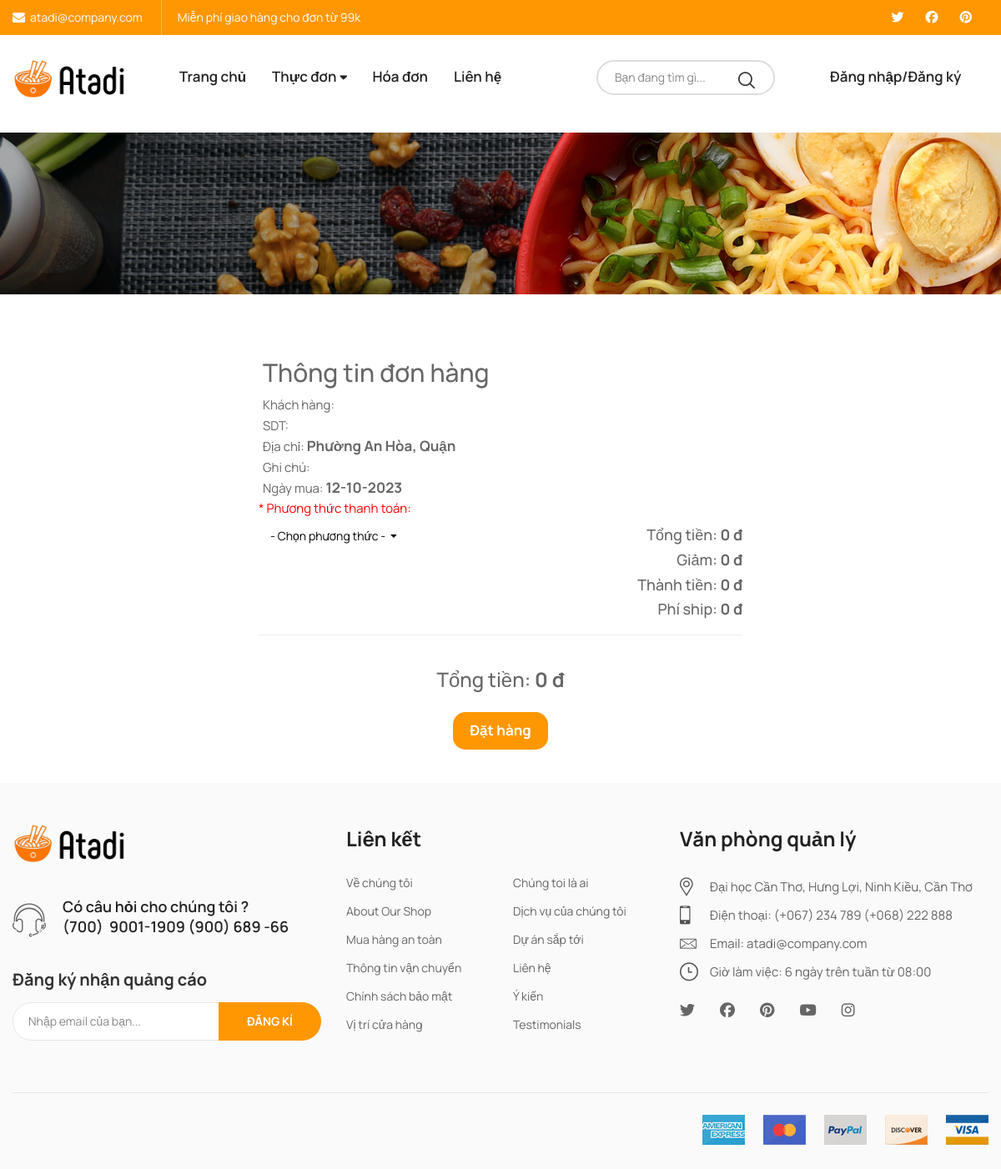
Screenshot of /thongtindonhang.php?phuong=NK3 with the database file from the repository.
### tables this page shows
CREATE TABLE `khuvuc` (
  `MAKHUVUC` varchar(20) NOT NULL,
  `TENKHUVUC` varchar(100) DEFAULT NULL,
  `PHIGIAO` int NOT NULL
);

### thongtindonhang.php (the view, shortened to what this page needs)
<!DOCTYPE html>
<html class="no-js" lang="en">
<?php
include "head.php";
include "connect.php"
?>
<body class="biolife-body">
    <?php
    include "header.php"
    ?>
    <div class="hero-section hero-background">
    </div>
    <div class="page-contain login-page">
        <div id="main-content" class="main-content">
            <div class="container">
                <form action="dathang.php" method="get">
                    <div class="row">
                        <div class="col-lg-3 col-md-3 col-sm-3 col-xs-12"></div>
                        <div class="col-lg-6 col-md-6 col-sm-6 col-xs-12">
                            <?php
                                $query = "SELECT * FROM khuvuc where MAKHUVUC = '{$_GET['phuong']}'";
                                $result = $conn->query($query);
                                $row = $result->fetch_assoc();
                                ?>
                            <div class="signin-container">
                                <h2>Thông tin đơn hàng</h2>
                                Khách hàng: <br>
                                SDT: <br>
                                Địa chỉ: <span
                                    style="font-size: 17px; font-weight: bold;"><?php echo $row['TENKHUVUC'].', Quận '.$_GET['quan']?></span><br>
                                Ghi chú: <br>
                                Ngày mua: <span
                                    style="font-size: 17px; font-weight: bold;"><?php echo date('d-m-Y') ?></span><br>
                                <div class="row" style="padding: 0 10px">
                                    <div class="col-6">
                                        <span style="color: red;">
                                            * Phương thức thanh toán:
                                        </span>
                                        <br>
                                    </div>
                                    <div class="col-6">
                                        <div style="text-align: right;">
                                            <h4>Tổng tiền: <span
                                                    style="font-weight: bold;"><?php echo number_format($tongtien) ?> đ</span>
                                            </h4>
                                            <h4>Giảm: <span
                                                    style="font-weight: bold;"><?php echo number_format($_GET['gg']) ?> đ</span>
                                            </h4>
                                            <h4>Thành tiền: <span
                                                    style="font-weight: bold;"><?php echo number_format($_GET['tt']) ?> đ</span>
                                            </h4>
                                            <h4>Phí ship: <span
                                                    style="font-weight: bold;"><?php echo number_format($row['PHIGIAO']) ?>
                                                    đ</span></h4>
                                            <hr>
                                        </div>
                                    </div>
                                </div>
                                <div class="row" style="padding-bottom: 40px;">
                                    <div style="text-align: center;" class="col-12">
                                        <h3>Tổng tiền: <span
                                                style="font-weight: bold;"><?php echo number_format($_GET['tt']+$row['PHIGIAO']) ?>
                                                đ</span></h3>
                                        <button class="dathang"
                                            style="margin-top: 15px; padding: 10px 20px; background-color: #ff9702; color: white; border:none; border-radius: 15px;"
                                            type="submit"><span style="font-size: 17px; font-weight: bold;">Đặt
                                                hàng</span></button>
                                    </div>
                                </div>
                            </div>
                        </div>
                        <div class="col-lg-3 col-md-3 col-sm-3 col-xs-12"></div>
                    </div>
                </form>
            </div>
        </div>
    </div>
    <?php
    include"footer.php"
    ?>
</body>
</html>

### rows the page displays
khuvuc: TENKHUVUC "Phường An Hòa", PHIGIAO "0", $_GET['tt']+$row['PHIGIAO'] "0"

### other values shown
$tongtien "0"
$_GET['gg'] "0"
$_GET['tt'] "0"
